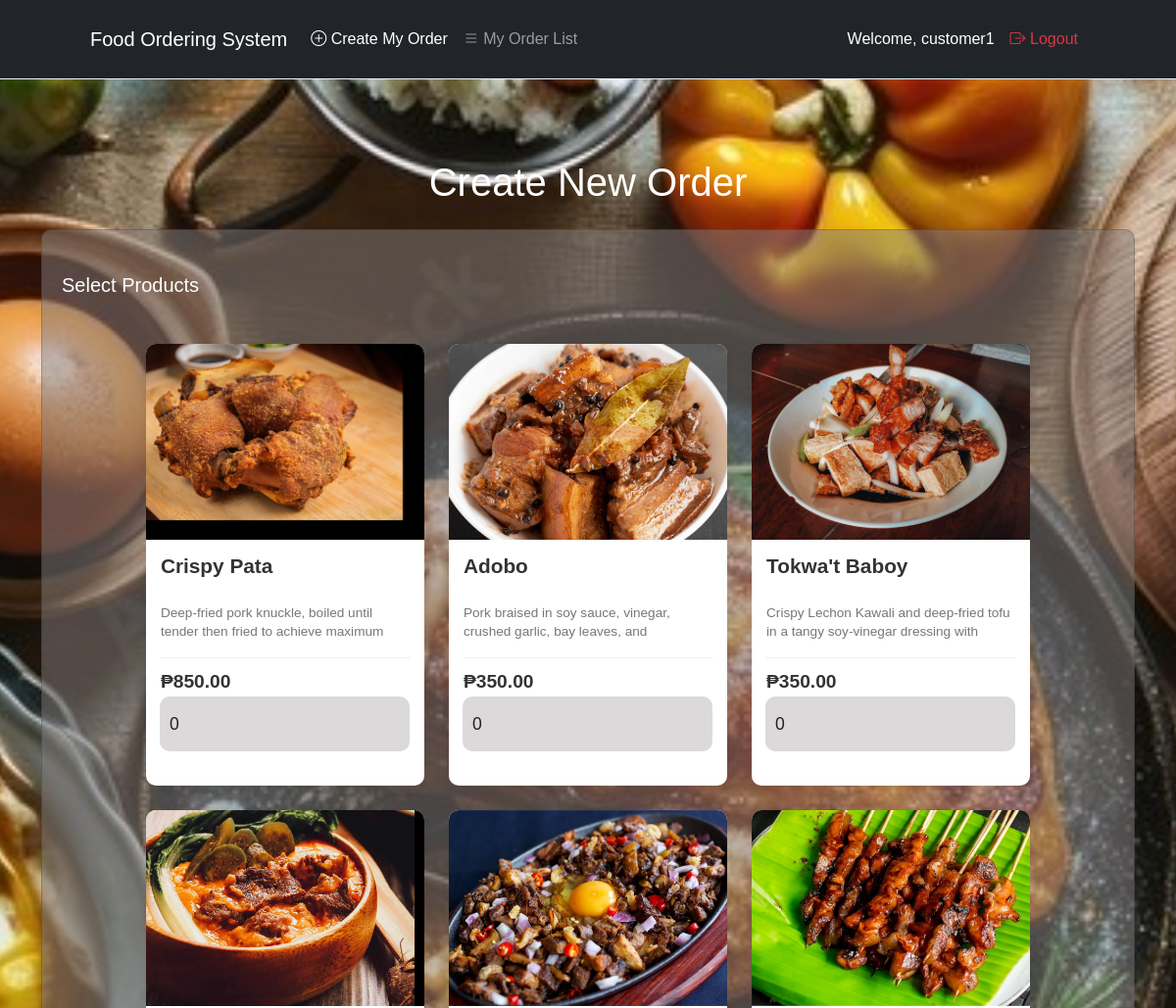
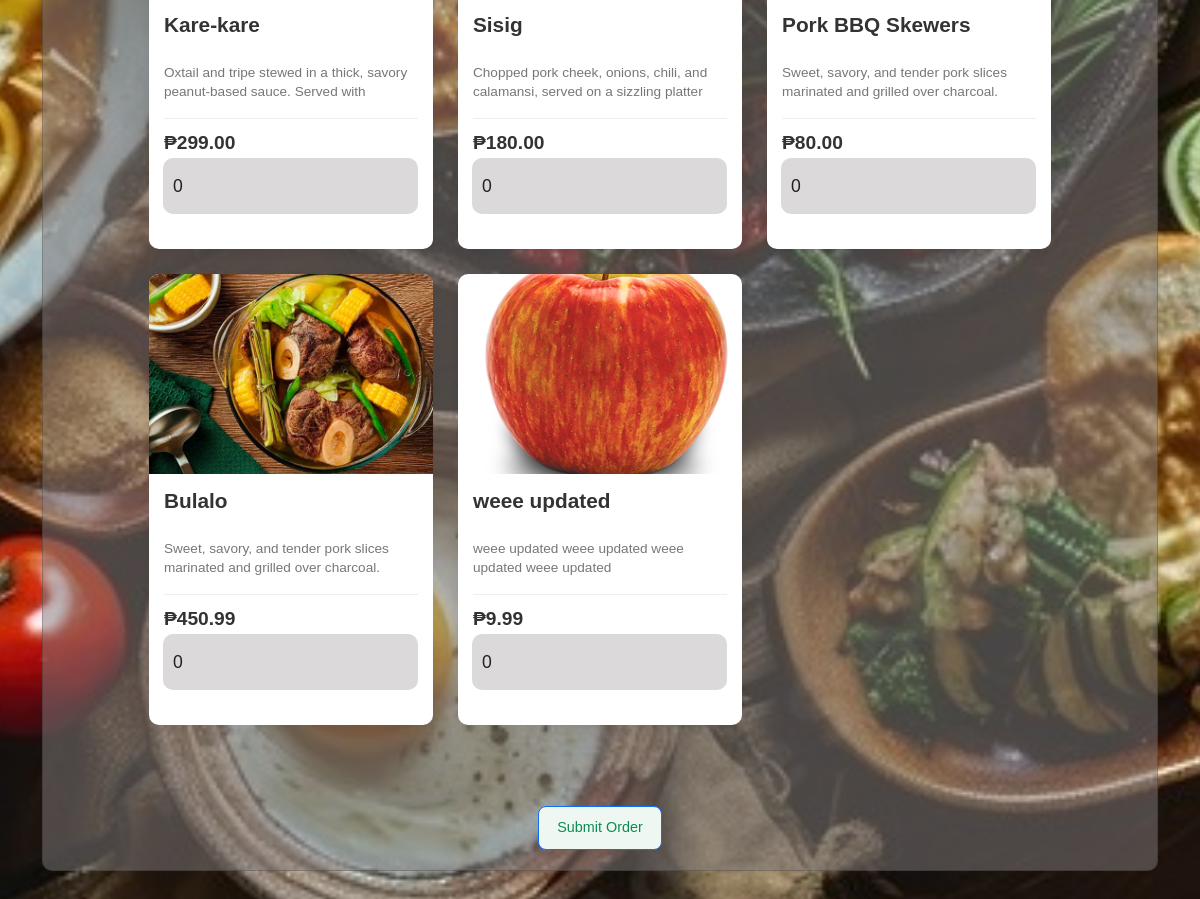
The page /add_order/customer (signed in) on the database its author committed (2 pictures, top to bottom).
### tables this page shows
CREATE TABLE products (
                id INTEGER PRIMARY KEY AUTOINCREMENT,
                name TEXT NOT NULL,
                description TEXT NOT NULL,
                price REAL NOT NULL,
                image_url TEXT
            );

### app.py (the view, shortened to what this page needs)
@app.route("/add_order/customer", methods=["GET", "POST"])
def add_order_customer():
    conn = sqlite3.connect(DB_NAME)
    c = conn.cursor()
    c.execute("SELECT * FROM products")
    products = c.fetchall()
    conn.close()
    return render_template("add_order_customer.html", products=products)

### templates/add_order_customer.html (shortened to what this page needs)
{% extends "base.html" %}
{% block content %}
<div class="container mt-5 mb-5">
  <h1 style="text-align: center; color: #fff;" class="mb-4">Create New Order</h1>
  <form id="orderForm" class="card" method="POST" action="{{ url_for('add_order_customer') }}" class="p-4 bg-white rounded shadow-sm">
    <h5 class="mt-4">Select Products</h5>
    <div class="menu-grid-container">
      {% for product in products %}
        <div class="menu-item">
          <div class="item-header">
            <img src="{{ url_for('static', filename='img/' + product[4]) }}" alt="{{ product[1] }}">
          </div>
          <div class="item-body">
            <h3>{{ product[1] }}</h3>
            <p class="description">
              {{ product[2] }}
            </p>
            <div class="item-footer">
              <span class="price">₱{{ "%.2f"|format(product[3]) }}</span>
            </div>
            <div class="input-group">
              <input type="number" name="quantity[]" min="0" value="0" class="form-control" placeholder="Qty">
            </div>
          </div>
        </div>
      {% endfor %}
    </div>
    <center>
      <button type="submit" class="btn btn-primary mt-3">Submit Order</button>
    </center>
  </form>
</div>
{% endblock %}

### static/style.css (style rules this page uses)
body { margin: 0; font-family: Arial, sans-serif; display: flex; justify-content: center; align-items: center; min-height: 100vh; background-image: url('img/background.jpg'); background-size: cover; background-position: center; background-repeat: no-repeat; background-attachment: fixed; color: #fff; / }
.card { background-color: rgba(131, 126, 126, 0.5); padding: 20px; color: white; border-radius: 10px; }
.input-group { margin-bottom: 20px; }
.input-group input { width: calc(100% - 20px); padding: 15px 10px; border: none; background: rgba(107, 95, 95, 0.238); border-radius: 10px; border-top-left-radius: 10px !important; border-bottom-left-radius: 10px !important; color: #232020; font-size: 1.1em; outline: none; transition: background 0.3s ease; }
.input-group input::placeholder { color: rgba(31, 9, 9, 0.7); }
p { margin-top: 25px; font-size: 1em; }
* { margin: 0; padding: 0; box-sizing: border-box; }
body { font-family: 'Poppins', sans-serif; display: flex; flex-direction: column; align-items: center; color: #333; width: 100%; }
.menu-grid-container { display: grid; grid-template-columns: repeat(3, 1fr); grid-template-rows: repeat(4, auto); gap: 25px; padding: 40px 8%; width: 100%; justify-items: center; }
.menu-item { background-color: #ffffff; border-radius: 10px; box-shadow: 0 4px 10px rgba(0, 0, 0, 0.05); overflow: hidden; width: 100%; max-width: 300px; transition: transform 0.2s; }
.item-header { position: relative; line-height: 0; }
.menu-item img { width: 100%; height: 200px; object-fit: cover; }
.item-body { padding: 15px; }
.item-body h3 { font-size: 1.3em; font-weight: 600; color: #333; margin-bottom: 5px; }
.description { font-size: 0.85em; color: #777; margin-bottom: 15px; line-height: 1.4; height: 40px; overflow: hidden; }
.item-footer { display: flex; justify-content: space-between; align-items: center; padding-top: 10px; border-top: 1px solid #eee; }
.price { font-size: 1.2em; font-weight: bold; color: #333; }
body::before { content: ""; display: block; height: 90px; }
.btn { background: #eef7f1; padding: 10px 18px; border-radius: 8px; font-size: 0.9em; color: #0c8b55; display: block; align-items: center; gap: 8px; font-weight: 500; }

### rows shown on the page
products: image_url (picture), name "Crispy Pata", description "Deep-fried pork knuckle, boiled until tender then fried to achieve maximum…", price "850.00"
products: image_url (picture), name "Adobo", description "Pork braised in soy sauce, vinegar, crushed garlic, bay leaves, and…", price "350.00"
products: image_url (picture), name "Tokwa't Baboy", description "Crispy Lechon Kawali and deep-fried tofu in a tangy soy-vinegar dressing with…", price "350.00"
products: image_url (picture), name "Kare-kare", description "Oxtail and tripe stewed in a thick, savory peanut-based sauce. Served with…", price "299.00"
products: image_url (picture), name "Sisig", description "Chopped pork cheek, onions, chili, and calamansi, served on a sizzling platter…", price "180.00"
products: image_url (picture), name "Pork BBQ Skewers", description "Sweet, savory, and tender pork slices marinated and grilled over charcoal.…", price "80.00"
products: image_url (picture), name "Bulalo", description "Sweet, savory, and tender pork slices marinated and grilled over charcoal.…", price "450.99"
products: image_url (picture), name "weee updated", description "weee updated weee updated weee updated weee updated", price "9.99"

### other values the page prints
{{ session['username'] }} "customer1"
